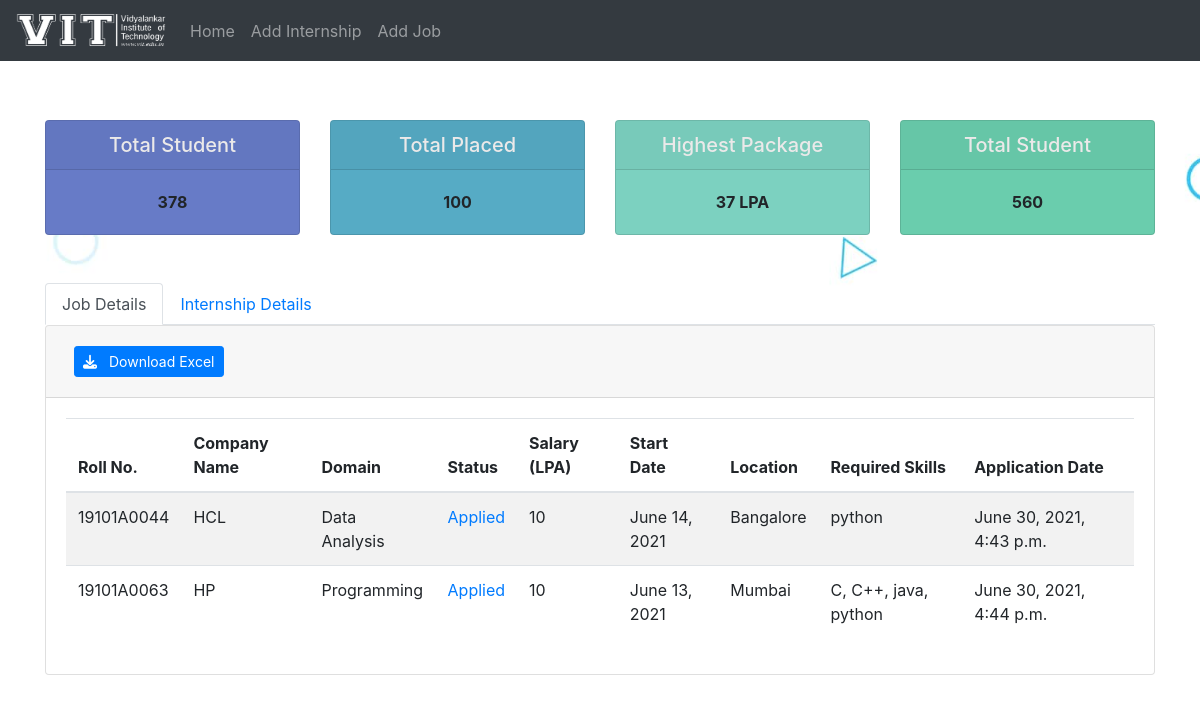
/placement_cell/index/, run on the app's committed database.
### DMS_Student/models.py (models this page shows, shortened)
class Job_user(models.Model):
    status = models.CharField(max_length=10, null=False)
    roll_no = models.ForeignKey(Student, on_delete=models.CASCADE, null=False)
    job_id = models.ForeignKey(Job, on_delete=models.CASCADE, null=False)
    date = models.DateTimeField(auto_now_add=True, null=True)

class Student(models.Model):
    roll_no = models.CharField(primary_key=True ,max_length=20, null=False)
    name = models.CharField(max_length=50, null=False)
    skills = models.TextField(max_length=500, null=False)
    def __str__(self):
        return self.roll_no

class Job(models.Model):
    comp_name = models.CharField(max_length=40, null=False)
    location = models.CharField(max_length=100)
    link = models.CharField(max_length=150, null=False)
    start_date = models.DateField(null=False)
    apply_by = models.DateField(null=True)
    sal = models.IntegerField(null=False)
    skills = models.TextField(max_length=500, null=False)
    domain = models.CharField(max_length=100)
    adm_id = models.ForeignKey(AdminDma, on_delete=models.CASCADE, null=False)
    about_comp = models.TextField(max_length=500, null=False)
    about_work = models.TextField(max_length=500, null=False)
    who_can_apply = models.TextField(max_length=500, null=False)
    perks = models.TextField(max_length=500, null=False)
    additional = models.TextField(max_length=500, null=False)

### DMS_Placement_Cell/views.py (the view)
# urls.py: path("",views.index,name="companyIndex")
def index(request):
    int_user = Int_user.objects.all().order_by("id")
    job_user = Job_user.objects.all().order_by("id")
    content = {'int_user':int_user, 'job_user':job_user}
    return render(request, 'placement/index.html', content)

### DMS_Placement_Cell/templates/placement/index.html (shortened to what this page needs)
{% extends 'placement/base.html' %}
{% load static %}
{% block content %}
<link rel="stylesheet" href="{% static 'css/placement_cell/index.css' %}">
<div class="row mb-5">
    <div class="col-md-3">
        <div class="card" id="card-box-1">
            <h5 class="card-header text-center" style="color: #ebe9e9;">Total Student</h5>
            <div class="card-body">
                <div class="card-text d-flex justify-content-center">
                    <span><strong>378</strong></span>
                </div>
            </div>
        </div>
    </div>
    <div class="col-md-3">
        <div class="card" id="card-box-2">
            <h5 class="card-header text-center" style="color: #ebe9e9;">Total Placed</h5>
            <div class="card-body">
                <div class="card-text d-flex justify-content-center">
                    <span><strong>100</strong></span>
                </div>
            </div>
        </div>
    </div>
    <div class="col-md-3">
        <div class="card" id="card-box-3">
            <h5 class="card-header text-center" style="color: #ebe9e9;">Highest Package</h5>
            <div class="card-body">
                <div class="card-text d-flex justify-content-center">
                    <span><strong>37 LPA</strong></span>
                </div>
            </div>
        </div>
    </div>
    <div class="col-md-3">
        <div class="card" id="card-box-4">
            <h5 class="card-header text-center" style="color: #ebe9e9;">Total Student</h5>
            <div class="card-body">
                <div class="card-text d-flex justify-content-center">
                    <span><strong>560</strong></span>
                </div>
            </div>
        </div>
    </div>
</div>
<ul class="nav nav-tabs" id="myTab" role="tablist">
    <li class="nav-item">
        <a class="nav-link active" id="job-tab" data-toggle="tab" href="#job" role="tab" aria-controls="job"
            aria-selected="true">Job Details</a>
    </li>
    <li class="nav-item">
        <a class="nav-link" id="intern-tab" data-toggle="tab" href="#intern" role="tab" aria-controls="intern"
            aria-selected="false">Internship Details</a>
    </li>
</ul>
<div class="tab-content profile-tab" id="myTabContent">
    <div class="tab-pane fade show active" id="job" role="tabpanel" aria-labelledby="profile-tab">
        <div class="card">
            <div class="card-header">
                <button class="btn btn-primary btn-sm m-2" onclick="job_xl_conv()"><i class="fas fa-download mr-2"></i>
                    Download Excel</button>
            </div>
            <div class="card-body">
                <table class="table table-hover table-striped" id="job_convert">
                    <thead>
                        <th scpoe="col">Roll No.</th>
                        <th scpoe="col">Company Name</th>
                        <th scpoe="col">Domain</th>
                        <th scpoe="col">Status</th>
                        <th scpoe="col">Salary (LPA)</th>
                        <th scpoe="col">Start Date</th>
                        <th scpoe="col">Location</th>
                        <th scpoe="col">Required Skills</th>
                        <th scpoe="col">Application Date</th>
                    </thead>
                    <tbody>
                        {% for job_u in job_user %}
                        <tr>
                            <td>{{job_u.roll_no}}</td>
                            <td>{{job_u.job_id.comp_name}}</td>
                            <td>{{job_u.job_id.domain}}</td>
                            {% if job_u.status == '1' %}
                            <td class="text-primary">Applied</td>
                            {% elif job_u.status == '2' %}
                            <td class="text-danger">Rejected</td>
                            {% elif job_u.status == '3' %}
                            <td class="text-danger">Accepted</td>
                            {% endif %}
                            <td>{{job_u.job_id.sal}}</td>
                            <td>{{job_u.job_id.start_date}}</td>
                            <td>{{job_u.job_id.location}}</td>
                            <td>{{job_u.job_id.skills}}</td>
                            <td>{{job_u.date}}</td>
                        </tr>
                        {% endfor %}
                    </tbody>
                </table>
            </div>
        </div>
    </div>
</div>
{% endblock %}

### static/css/base.css (style rules this page uses)
body { background-image:url('../images/indeximage.jpg'); background-repeat:no-repeat; background-size:cover; background-attachment:fixed }

### static/css/placement_cell/index.css (style rules this page uses)
#card-box-1 { background-color: #677bc7; }
#card-box-2 { background-color: #56abc5; }
#card-box-3 { background-color: #7CD1C0; }
#card-box-4 { background-color: #6acdad; }

### data on the page
Job_user: roll_no "19101A0044", job_id.comp_name "HCL", job_id.domain "Data Analysis", status "Applied", job_id.sal "10", job_id.start_date "June 14, 2021", job_id.location "Bangalore", job_id.skills "python", date "June 30, 2021, 4:43 p.m."
Job_user: roll_no "19101A0063", job_id.comp_name "HP", job_id.domain "Programming", status "Applied", job_id.sal "10", job_id.start_date "June 13, 2021", job_id.location "Mumbai", job_id.skills "C, C++, java, python", date "June 30, 2021, 4:44 p.m."
